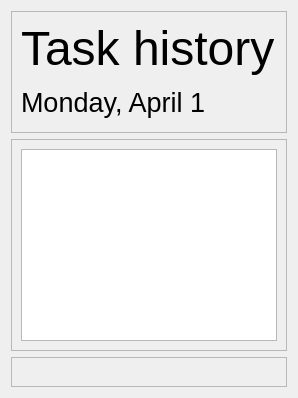
         <widget class="QWidget" name="page_4">
          <layout class="QGridLayout" name="gridLayout_5">
           <item row="1" column="0">
            <widget class="QFrame" name="frame_hist_main">
             <property name="frameShape">
              <enum>QFrame::StyledPanel</enum>
             </property>
             <property name="frameShadow">
              <enum>QFrame::Raised</enum>
             </property>
             <layout class="QVBoxLayout" name="verticalLayout_10">
              <item>
               <widget class="QListView" name="list_view_history"/>
              </item>
             </layout>
            </widget>
           </item>
           <item row="2" column="0">
            <widget class="QFrame" name="frame_hist_foot">
             <property name="minimumSize">
              <size>
               <width>0</width>
               <height>30</height>
              </size>
             </property>
             <property name="frameShape">
              <enum>QFrame::StyledPanel</enum>
             </property>
             <property name="frameShadow">
              <enum>QFrame::Raised</enum>
             </property>
            </widget>
           </item>
           <item row="0" column="0">
            <widget class="QFrame" name="frame_hist_head">
             <property name="frameShape">
              <enum>QFrame::StyledPanel</enum>
             </property>
             <property name="frameShadow">
              <enum>QFrame::Raised</enum>
             </property>
             <layout class="QVBoxLayout" name="verticalLayout_11">
              <item>
               <widget class="QLabel" name="label_7">
                <property name="minimumSize">
                 <size>
                  <width>151</width>
                  <height>41</height>
                 </size>
                </property>
                <property name="font">
                 <font>
                  <pointsize>36</pointsize>
                 </font>
                </property>
                <property name="styleSheet">
                 <string notr="true"/>
                </property>
                <property name="text">
                 <string>Task history</string>
                </property>
               </widget>
              </item>
              <item>
               <widget class="QLabel" name="label_current_day_3">
                <property name="minimumSize">
                 <size>
                  <width>151</width>
                  <height>41</height>
                 </size>
                </property>
                <property name="font">
                 <font>
                  <pointsize>20</pointsize>
                 </font>
                </property>
                <property name="styleSheet">
                 <string notr="true"/>
                </property>
                <property name="text">
                 <string>Monday, April 1</string>
                </property>
               </widget>
              </item>
             </layout>
            </widget>
           </item>
          </layout>
         </widget>
